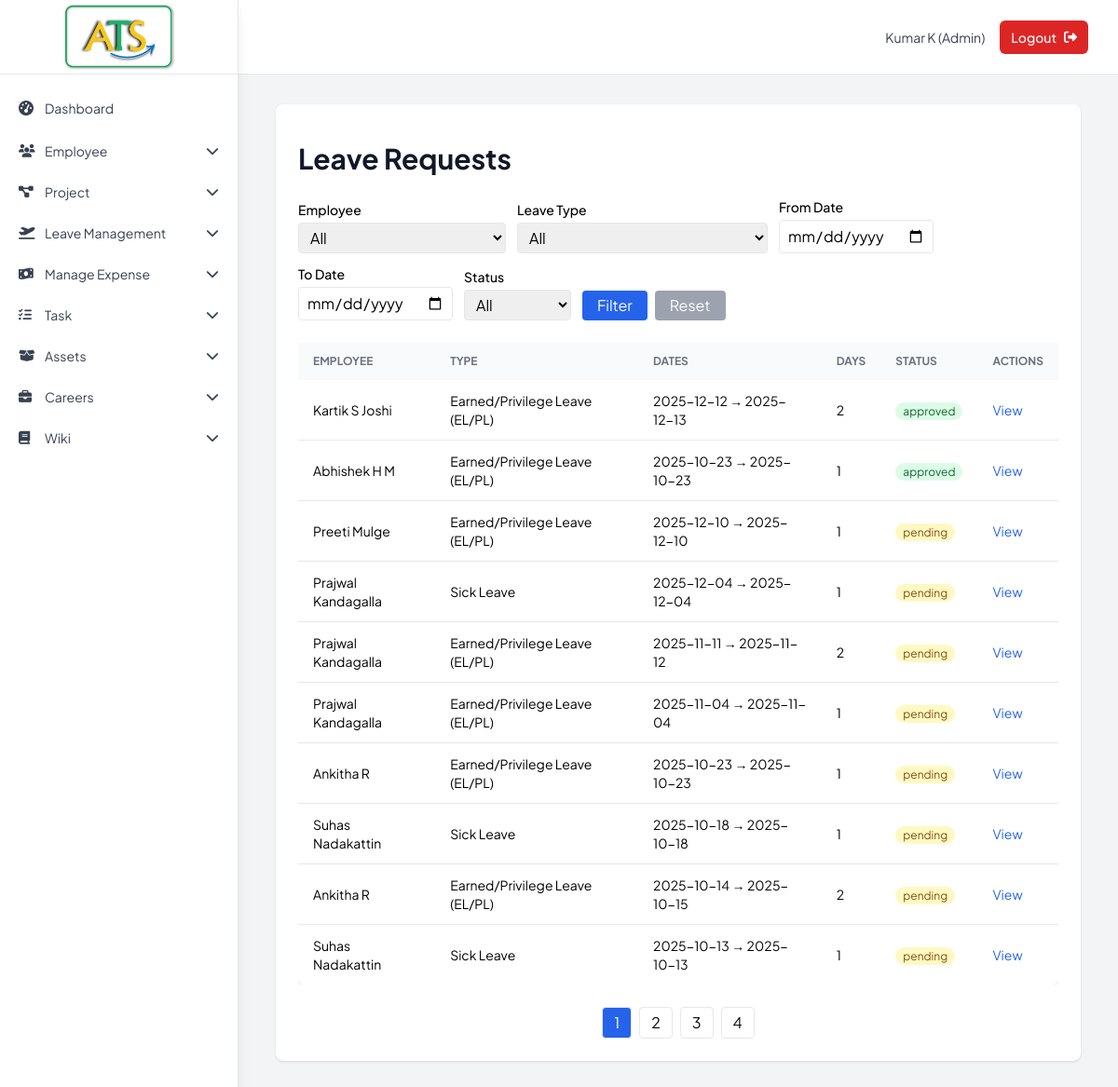
The app's page /admin/leave_requests (signed in), older data.
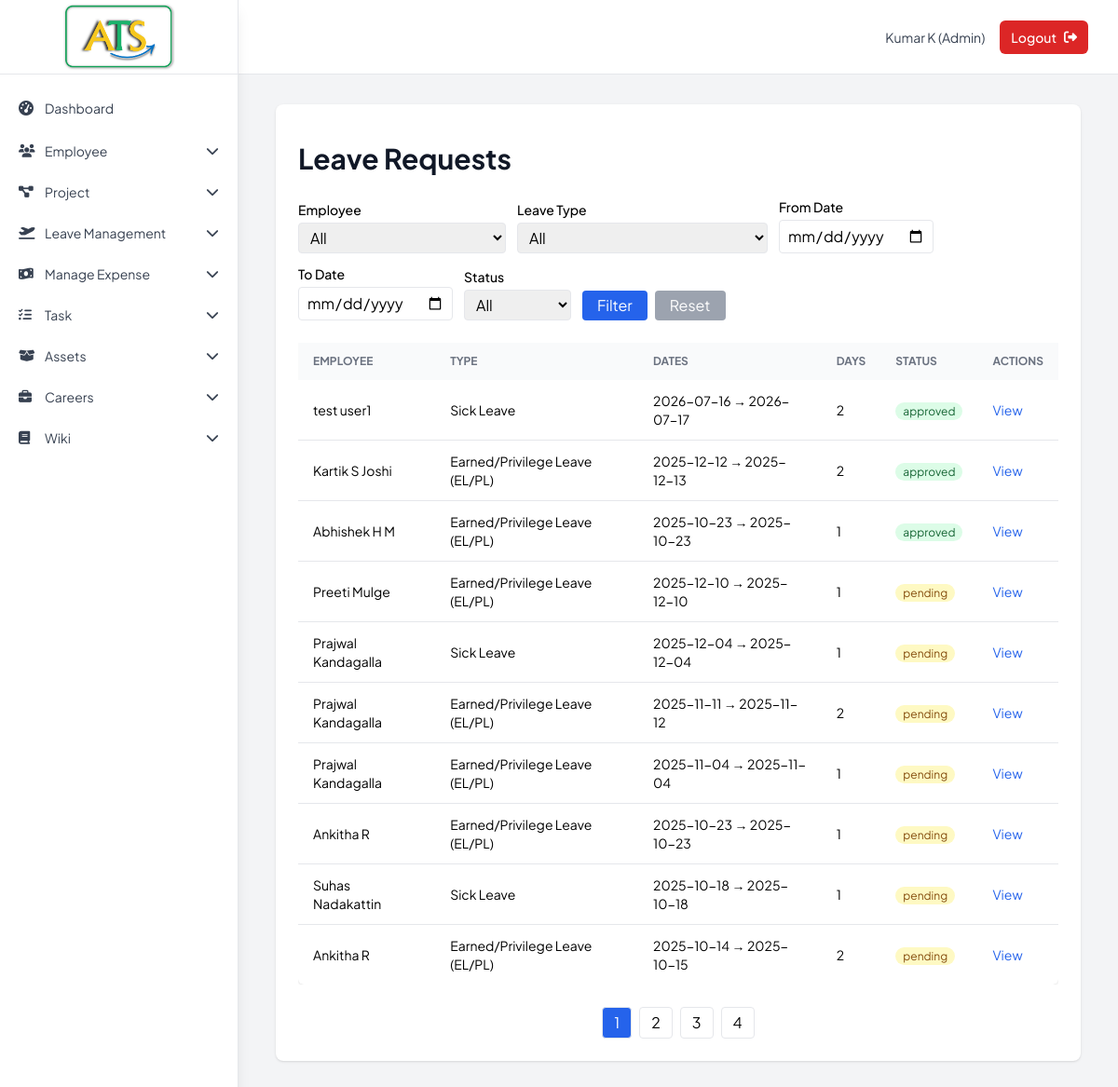
The same page, newer data.
### tables this page shows
CREATE TABLE tbl_leave_request (
                request_id      INTEGER PRIMARY KEY AUTOINCREMENT,
                leave_type_id   INTEGER NOT NULL,
                employee_id     INTEGER NOT NULL,
                start_date      DATE    NOT NULL,
                end_date        DATE    NOT NULL,
                leave_desc      TEXT    CHECK (LENGTH(leave_desc)<=500),
                manager_id      INTEGER,
                comments        TEXT    CHECK (LENGTH(comments)<=200),
                status          TEXT    DEFAULT 'pending',   -- pending/approved/rejected
                inserted_date   DATETIME DEFAULT CURRENT_TIMESTAMP,
                FOREIGN KEY (leave_type_id) REFERENCES tbl_leave_type(leave_type_id),
                FOREIGN KEY (employee_id)  REFERENCES tbl_employee(emp_id),
                FOREIGN KEY (manager_id)   REFERENCES tbl_employee(emp_id)
            );

CREATE TABLE "tbl_leave_type" (
	"leave_type_id"	INTEGER,
	"leave_type"	TEXT NOT NULL CHECK(LENGTH("leave_type") <= 50) UNIQUE COLLATE NOCASE,
	"inserted_date"	DATETIME DEFAULT CURRENT_TIMESTAMP,
	PRIMARY KEY("leave_type_id" AUTOINCREMENT)
);

### Backup_Code/app1.py (the view)
@app.route('/admin/leave_requests')
def admin_leave_requests():
    if 'user_id' not in session or session['emp_type'] != 'admin':
        return redirect(url_for('login'))
    page = int(request.args.get('page', 1))
    per_page = 10
    offset = (page - 1) * per_page
    filters = []
    params = []
    employee = request.args.get('employee', '').strip()
    if employee:
        filters.append("e.emp_id = ?")
        params.append(employee)
    ltype = request.args.get('type', '').strip()
    if ltype:
        filters.append("lt.leave_type_id = ?")
        params.append(ltype)
    status = request.args.get('status', '').strip()
    if status:
        filters.append("lr.status = ?")
        params.append(status)
    from_date = request.args.get('from_date', '').strip()
    if from_date:
        filters.append("DATE(lr.start_date) >= ?")
        params.append(from_date)
    to_date = request.args.get('to_date', '').strip()
    if to_date:
        filters.append("DATE(lr.end_date) <= ?")
        params.append(to_date)
    where = 'WHERE ' + ' AND '.join(filters) if filters else ''
    total = db.count_leave_requests(where, tuple(params))
    requests = db.get_leave_requests_paginated(where, tuple(params), limit=per_page, offset=offset)
    total_pages = math.ceil(total / per_page)
    employees = db.get_employees(status_filter='active')
    leave_types = db.get_leave_types()
    return render_template('admin_leave_requests.html',
                           requests=requests,
                           page=page,
                           total_pages=total_pages,
                           employees=employees,
                           leave_types=leave_types)

### Backup_Code/templates/admin_leave_requests.html (shortened to what this page needs)
{% extends "base.html" %}
{% block content %}
<div class="max-w-6xl mx-auto px-4 sm:px-6 lg:px-2">
  <div class="bg-white shadow rounded-lg">
    <div class="px-4 py-5 sm:p-6">
      <h1 class="text-3xl font-bold text-gray-900 pt-4 text-left mb-6">Leave Requests</h1>
<form method="get" class="mb-6 flex flex-wrap items-end gap-3">
  <div>
    <label class="block text-sm font-medium mb-1">Employee</label>
    <select name="employee" class="border px-2 py-1 rounded">
      <option value="">All</option>
    </select>
  </div>
  <div>
    <label class="block text-sm font-medium mb-1">Leave Type</label>
    <select name="type" class="border px-2 py-1 rounded">
      <option value="">All</option>
    </select>
  </div>
  <div>
    <label class="block text-sm font-medium mb-1">From Date</label>
    <input type="date" name="from_date" value="{{ request.args.get('from_date', '') }}" class="border px-2 py-1 rounded">
  </div>
  <div>
    <label class="block text-sm font-medium mb-1">To Date</label>
    <input type="date" name="to_date" value="{{ request.args.get('to_date', '') }}" class="border px-2 py-1 rounded">
  </div>
  <div>
    <label class="block text-sm font-medium mb-1">Status</label>
    <select name="status" class="border px-2 py-1 rounded">
      <option value="">All</option>
    </select>
  </div>
  <div class="flex gap-2 items-center mt-6">
    <button type="submit" class="bg-blue-600 text-white px-4 py-1 rounded">Filter</button>
    <a href="{{ url_for('leave.admin_leave_requests') }}" class="bg-gray-400 text-white px-4 py-1 rounded">Reset</a>
  </div>
</form>
 <div class="overflow-x-auto">
      <table class="min-w-full bg-white rounded-md shadow text-sm">
        <thead class="bg-gray-50 text-left uppercase text-xs font-medium text-gray-500">
          <tr>
            <th class="px-4 py-3">Employee</th>
            <th class="px-4 py-3">Type</th>
            <th class="px-4 py-3">Dates</th>
            <th class="px-4 py-3">Days</th>
            <th class="px-4 py-3">Status</th>
            <th class="px-4 py-3">Actions</th>
          </tr>
        </thead>
        <tbody class="divide-y">
          {% for r in requests %}
            {% set days = (r[4]|todate - r[3]|todate).days + 1 %}
            <tr>
              <td class="px-4 py-3">{{ r[2] }}</td>
              <td class="px-4 py-3">{{ r[1] }}</td>
              <td class="px-4 py-3">{{ r[3] }} → {{ r[4] }}</td>
              <td class="px-4 py-3">{{ days }}</td>
              <td class="px-4 py-3">
                <span class="px-2 py-0.5 rounded-full text-xs
                {% if r[6] == 'approved' %}bg-green-100 text-green-800
                {% elif r[6] == 'rejected' %}bg-red-100 text-red-800
                {% else %}bg-yellow-100 text-yellow-800{% endif %}">
                  {{ r[6] }}
                </span>
              </td>
              <td class="px-4 py-3">
                <button class="view-btn text-blue-600 hover:underline"
                  data-id="{{ r[0] }}"
                  data-emp="{{ r[2] }}"
                  data-type="{{ r[1] }}"
                  data-dates="{{ r[3] }} → {{ r[4] }}"
                  data-desc="{{ r[5] }}"
                  data-status="{{ r[6] }}"
                  data-comments="{{ r[7] or '' }}">View</button>
              </td>
            </tr>
          {% endfor %}
        </tbody>
      </table>
      </div>
      <div class="mt-6">
        {% if total_pages > 1 %}
          <div class="flex justify-center space-x-2">
            {% for p in range(1, total_pages + 1) %}
              <a href="{{ url_for('leave.admin_leave_requests', page=p, **request.args.to_dict()) }}"
                 class="px-3 py-1 border rounded {% if p == page %}bg-blue-600 text-white{% endif %}">
                {{ p }}
              </a>
            {% endfor %}
          </div>
        {% endif %}
      </div>
    </div>
  </div>
</div>
{% endblock %}

Row changes from the older to the newer data that the page shows:
no longer on this page (row unchanged): tbl_leave_request: r "Suhas Nadakattin", leave_type "Sick Leave", start_date "2025-10-13", end_date "2025-10-13", days "1", status "pending"
added tbl_leave_request: r "test user1", leave_type "Sick Leave", start_date "2026-07-16", end_date "2026-07-17", days "2", status "approved"
